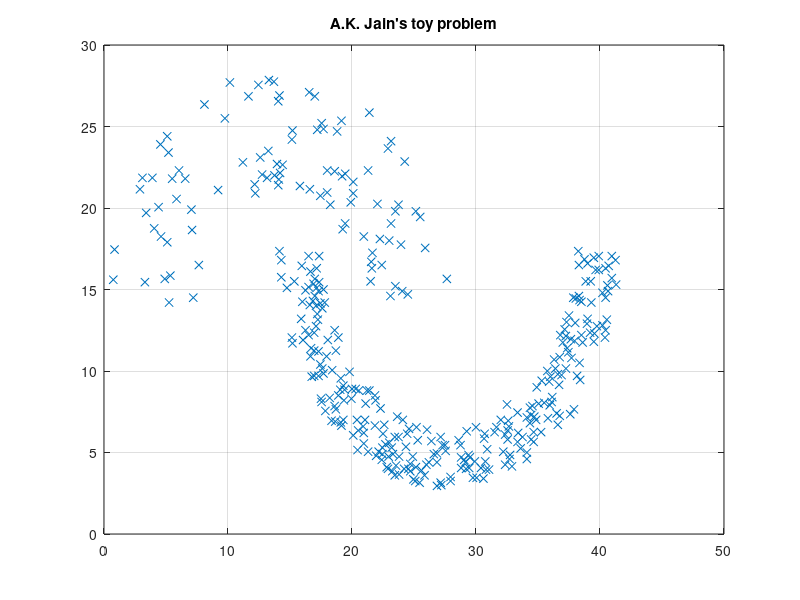

This figure's MATLAB source: (Note: this script raises an error after producing the figure.)
close all
clear all
clc

%% input from clustering datasets http://cs.joensuu.fi/sipu/datasets/

% uploads complex vectors
v = importdata('jain.txt')*[1;1i;0]; 

% show them
figure
plot(v,'x')
grid
title('A.K. Jain''s toy problem')

% extract adjacency matrix (distances)
A = 1*(abs(v-v.')<=4); % activate only if distance <=4 !
A = A-diag(diag(A));
N = size(A,1);


%% spectral approach (taken from Lab5, and made compact)

% Laplacians
d = full(sum(A)); % degree vector
D = sum(d); % degrees sum
I = speye(N); % identity matrix
Di = diag(sparse(sqrt(1./d))); % diagonal degrees square-rooted
L = I - Di*A*Di; % normalized Laplacian
M = A*Di*Di; % normalized adjacency matrix
% extract Fiedler`s eigenvectors
[V,DD] = eigs(L,2,'SA');
v1 = Di*V(:,2);
v1 = v1/norm(v1);
% sort
[v1s,pos] = sort(v1,'descend');
% extract the conductance measure by a sweep
conduct = conductance_sweep(A(pos,pos)); 
% identify the minimum -> threshold
[~,mpos] = min(conduct);
threshold = mean(v1s(mpos:mpos+1));
% communities
C1s = sort(pos(1:mpos));
C2s = sort(pos(mpos+1:end));

% show the result
figure
plot(v(C1s),'x','Color',[0 75 135]/255)
hold on
plot(v(C2s),'x','Color',[255,140,0]/255)
hold off
grid
title('Spectral clustering')

disp('spectral approach')
disp(['   Minimum conductance: ' num2str(conduct(mpos))])
disp(['   Cheeger''s lower bound: ' num2str(.5*DD(2,2))])
disp(['   Cheeger''s upper bound: ' num2str(sqrt(2*DD(2,2)))])
disp(['   # of links: ' num2str(D/2)])
disp(['   Community size #1: ' num2str(mpos)])
disp(['   Community size #2: ' num2str(N-mpos)])
disp([' '])


%% PageRank-nibble approach (infinite precision)

i = 1;

% compute the rankink values r1 with teleport set S={i}
% by exploiting Matlab's linear system solution A\b
c = 0.85;
q = zeros(N,1);
q(i) = 1; % teleport vector
r1 = (I-c*M)\((1-c)*q); % ranking vector

% sweep wrt the ordering identified by r1
[u1s,pos2] = sort(r1,'descend');
Nmax = find(u1s>0,1,'last'); % discard nodes with 0 values (never used in Push)
conduct = conductance_sweep(A(pos2,pos2)); 
conduct = conduct(1:Nmax-1); 

% plot the conductance sweep
figure
plot(conduct)
grid
title('PageRank-nibble approach (exact)')

% identify the minimum -> threshold
[~,mpos2] = min(conduct);
threshold2 = mean(u1s(mpos2:mpos2+1));

% identify communities
C1 = sort(pos2(1:mpos2));
C2 = sort(pos2(mpos2+1:end));

% show the result
figure
plot(v(C1),'x','Color',[0 75 135]/255)
hold on
plot(v(C2),'x','Color',[255,140,0]/255)
plot(v(i),'xr')
hold off
grid
title('PageRank-nibble approach (exact)')

disp('PageRank-nibble approach (exact)')
disp(['   Minimum conductance: ' num2str(conduct(mpos2))])
disp(['   # of links: ' num2str(D/2)])
disp(['   Community size #1: ' num2str(mpos2)])
disp(['   Community size #2: ' num2str(N-mpos2)])
disp([' '])


%% PageRank-nibble approach (infinite precision)

i = 1;
epsilon = 1e-3;

% compute the rankink values r2 with teleport set S={i}
% by exploiting the approximate pagerank algorithm with 
% precision epsilon
[r2,complexity] = approx_pagerank(A,q,epsilon,c);

% sweep wrt the ordering identified by r2
[u2s,pos2] = sort(r2,'descend');
Nmax = find(u2s>0,1,'last'); % discard nodes with 0 values (never used in Push)
conduct = conductance_sweep(A(pos2,pos2)); 
conduct = conduct(1:Nmax-1); 

% plot the conductance sweep
figure
plot(conduct)
grid
title('PageRank-nibble approach (approx)')

% identify the minimum -> threshold
[~,mpos2] = min(conduct);
threshold2 = mean(u2s(mpos2:mpos2+1));

% identify communities
C1 = sort(pos2(1:mpos2));
C2 = sort(pos2(mpos2+1:end));


% show the resulting communities
figure
plot(v(C1),'x','Color',[0 75 135]/255)
hold on
plot(v(C2),'x','Color',[255,140,0]/255)
plot(v(i),'xr')
hold off
grid
title('PageRank-nibble approach (approx)')

disp('PageRank-nibble approach (approx)')
disp(['   complexity/D: ' num2str((complexity/D))])
disp(['   epsilon: ' num2str(epsilon)])
disp(['   prec: ' num2str(norm(r1-r2,1))])
disp(['   Minimum conductance: ' num2str(conduct(mpos2))])
disp(['   # of links: ' num2str(D/2)])
disp(['   Community size #1: ' num2str(mpos2)])
disp(['   Community size #2: ' num2str(N-mpos2)])



%% functions

function conduct = conductance_sweep(A)

a = sum(triu(A));
b = sum(tril(A));
D = sum(a+b);
assoc = cumsum(a+b);
assoc = min(assoc,D-assoc);
cut = cumsum(b-a);
conduct = cut./assoc;
conduct = conduct(1:end-1); 

end

function [u, complexity] = approx_pagerank(A,q,ep,c)

N = length(q);
d = sum(A).';
M = A./d'; % <-- corrected
D = sum(d);
u = zeros(N,1); % starting point
v = q; % starting point
th = full(ep*d/D)'; % thresholds
count = 0; % exit counter
complexity = 0; % complexity value (# of operations)
ii = find(q==1); % starting index used for Push operation
while (count<N)
    if v(ii)>th(ii) % push if above threshold
        tmp = v(ii);
        u(ii) = u(ii)+(1-c)*tmp;
        v(ii) = 0;
        v = v + c*M(:,ii)*tmp;    
        complexity = complexity + d(ii); % update complexity
        count = 0; % reset the exit counter
    else % go to next entry if below threshold
        count = count + 1; % increase the exit counter
        ii = mod(ii,N)+1; % update the index used for Push
    end
end

end
